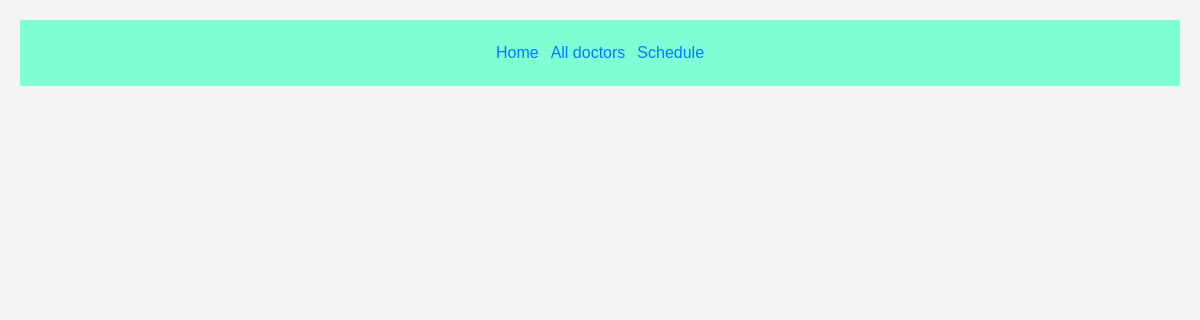
The page /dentistry/schedule/ on the database as committed earlier.
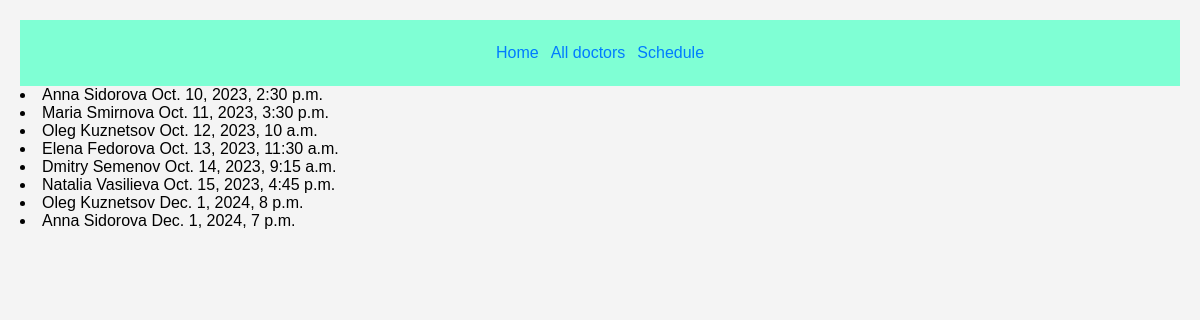
The same page on the database as committed later.
### dentistry/models.py (models this page shows, shortened)
class Appointment(models.Model):
    doctor = models.ForeignKey(Doctor, on_delete=models.CASCADE)
    patient = models.ForeignKey(Patient, on_delete=models.CASCADE)
    appointment_datetime = models.DateTimeField()

### dentistry/views.py (the view)
# urls.py: path('schedule/', views.schedule, name='schedule'),
def schedule(request):
  appointments = Appointment.objects.all()
  patients = Patient.objects.all()
  appointments_with_patient_name = []
  for ap in appointments:
    patient = patients.filter(id=ap.patient_id).first()
    patient_name = f"{patient.first_name} {patient.last_name}"
    appointments_with_patient_name.append({
      'appointment': ap,
      'patient_name': patient_name,
      'appointment_datetime': ap.appointment_datetime,
    })
  context = {
    'appointments': appointments_with_patient_name,
  }
  return render(request, 'schedule.html', context)

### dentistry/templates/schedule.html
{% extends "base_generic.html" %}
{% block content %}
{% for appointment in appointments %}
  <li class="">{{ appointment.patient_name }} {{ appointment.appointment_datetime}}</li>
{% endfor %}
{% endblock %}

### dentistry/templates/base_generic.html (shortened to what this page needs)
<!DOCTYPE html>
<html lang="en">
	<head>
		{% load static %}
		<link rel="stylesheet" type="text/css" href="{% static 'css/base.css' %}">
    <link rel="stylesheet" type="text/css" href="{% static 'css/doctor_list.css' %}">
    <link rel="stylesheet" type="text/css" href="{% static 'css/doctor_details.css' %}">
	</head>
	<body>
		{% block navbar %}
		<div class="navbar">
			<ul class="navbar-list">
				<li><a class="navbar-list__link" href="{% url 'index' %}">Home</a></li>
				<li><a class="navbar-list__link" href="{% url 'doctor_list' %}">All doctors</a></li>
        <li><a class="navbar-list__link" href="{% url 'schedule' %}">Schedule</a></li>
			</ul>
		</div>
		{% endblock %}
		<div>{% block content %}{% endblock %}</div>
	</body>
</html>

### dentistry/static/css/base.css (style rules this page uses)
* { padding: 0; margin: 0; }
body { font-family: Arial, sans-serif; background-color: #f4f4f4; margin: 0; padding: 20px; }
a { text-decoration: none; color: #007BFF; }
.navbar { background-color: aquamarine; }
.navbar-list { list-style: none; display: flex; width: fit-content; margin: auto; gap: 12px; padding: 24px 0; }

Rows that differ between the two databases and show on the page:
added Appointment: patient_name "Anna Sidorova", appointment_datetime "Oct. 10, 2023, 2:30 p.m."
added Appointment: patient_name "Maria Smirnova", appointment_datetime "Oct. 11, 2023, 3:30 p.m."
added Appointment: patient_name "Oleg Kuznetsov", appointment_datetime "Oct. 12, 2023, 10 a.m."
added Appointment: patient_name "Elena Fedorova", appointment_datetime "Oct. 13, 2023, 11:30 a.m."
added Appointment: patient_name "Dmitry Semenov", appointment_datetime "Oct. 14, 2023, 9:15 a.m."
added Appointment: patient_name "Natalia Vasilieva", appointment_datetime "Oct. 15, 2023, 4:45 p.m."
added Appointment: patient_name "Oleg Kuznetsov", appointment_datetime "Dec. 1, 2024, 8 p.m."
added Appointment: patient_name "Anna Sidorova", appointment_datetime "Dec. 1, 2024, 7 p.m."
